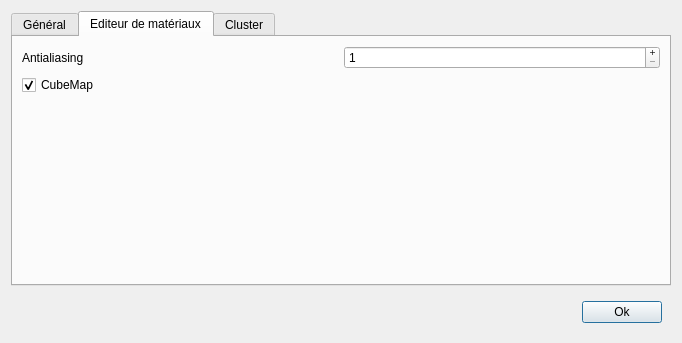
<?xml version="1.0" encoding="UTF-8"?>
<ui version="4.0">
 <class>Preferences</class>
 <widget class="QDialog" name="Preferences">
  <property name="geometry">
   <rect>
    <x>0</x>
    <y>0</y>
    <width>682</width>
    <height>343</height>
   </rect>
  </property>
  <property name="windowTitle">
   <string>Preferences</string>
  </property>
  <layout class="QVBoxLayout" name="verticalLayout">
   <item>
    <widget class="QTabWidget" name="tabWidget">
     <property name="currentIndex">
      <number>1</number>
     </property>
     <widget class="QWidget" name="tab_3">
      <attribute name="title">
       <string>Général</string>
      </attribute>
      <layout class="QGridLayout" name="gridLayout">
       <item row="0" column="1">
        <widget class="QSpinBox" name="_timer">
         <property name="buttonSymbols">
          <enum>QAbstractSpinBox::PlusMinus</enum>
         </property>
         <property name="suffix">
          <string>ms</string>
         </property>
         <property name="maximum">
          <number>100000</number>
         </property>
         <property name="value">
          <number>50</number>
         </property>
        </widget>
       </item>
       <item row="1" column="1">
        <spacer name="verticalSpacer">
         <property name="orientation">
          <enum>Qt::Vertical</enum>
         </property>
         <property name="sizeHint" stdset="0">
          <size>
           <width>20</width>
           <height>40</height>
          </size>
         </property>
        </spacer>
       </item>
       <item row="0" column="0">
        <widget class="QLabel" name="label">
         <property name="text">
          <string>Temps de rafraichissement</string>
         </property>
        </widget>
       </item>
      </layout>
     </widget>
     <widget class="QWidget" name="tab">
      <attribute name="title">
       <string>Editeur de matériaux</string>
      </attribute>
      <layout class="QGridLayout" name="gridLayout_2">
       <item row="0" column="0">
        <widget class="QLabel" name="label_2">
         <property name="text">
          <string>Antialiasing</string>
         </property>
        </widget>
       </item>
       <item row="2" column="0" colspan="2">
        <widget class="QCheckBox" name="_cubeMap">
         <property name="text">
          <string>CubeMap</string>
         </property>
         <property name="checked">
          <bool>true</bool>
         </property>
        </widget>
       </item>
       <item row="3" column="0">
        <spacer name="verticalSpacer_2">
         <property name="orientation">
          <enum>Qt::Vertical</enum>
         </property>
         <property name="sizeHint" stdset="0">
          <size>
           <width>20</width>
           <height>40</height>
          </size>
         </property>
        </spacer>
       </item>
       <item row="0" column="1">
        <widget class="QSpinBox" name="_antialiasing">
         <property name="buttonSymbols">
          <enum>QAbstractSpinBox::PlusMinus</enum>
         </property>
         <property name="minimum">
          <number>1</number>
         </property>
        </widget>
       </item>
      </layout>
     </widget>
     <widget class="QWidget" name="tab_2">
      <attribute name="title">
       <string>Cluster</string>
      </attribute>
     </widget>
    </widget>
   </item>
   <item>
    <widget class="QWidget" name="widget" native="true">
     <layout class="QHBoxLayout" name="horizontalLayout">
      <item>
       <spacer name="horizontalSpacer">
        <property name="orientation">
         <enum>Qt::Horizontal</enum>
        </property>
        <property name="sizeHint" stdset="0">
         <size>
          <width>40</width>
          <height>20</height>
         </size>
        </property>
       </spacer>
      </item>
      <item>
       <widget class="QPushButton" name="pushButton">
        <property name="text">
         <string>Ok</string>
        </property>
       </widget>
      </item>
     </layout>
    </widget>
   </item>
  </layout>
 </widget>
 <resources/>
 <connections>
  <connection>
   <sender>pushButton</sender>
   <signal>clicked()</signal>
   <receiver>Preferences</receiver>
   <slot>hide()</slot>
   <hints>
    <hint type="sourcelabel">
     <x>621</x>
     <y>309</y>
    </hint>
    <hint type="destinationlabel">
     <x>340</x>
     <y>171</y>
    </hint>
   </hints>
  </connection>
 </connections>
</ui>
